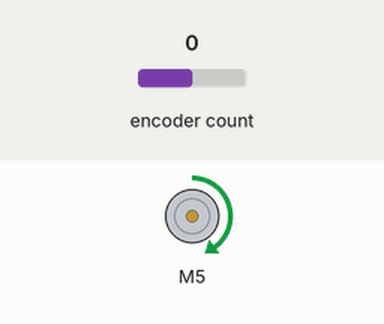
The sketch below on a simulated Arduino Uno, built with avr-gcc and run on an emulated ATmega328P. Shown: DC motor (green arrow = forward, orange = backward, longer = faster). Inputs (shaded band) come from the test bench; at power-on: encoder count 0. What the sketch prints to the serial monitor is not drawn.

Above: at 1.2 s.
1.3 s: encoder count set to 1
Timing chart, 0 to 4.3 s (numbered marks = the images above; inputs shaded):
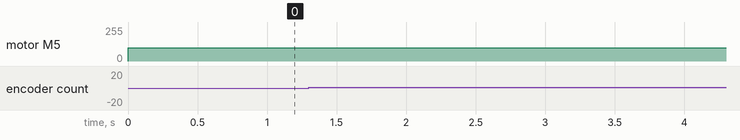

Measured:
- after the input at 1.3 s, every drawn part: stays the same

The sketch:

motor_control.ino
```cpp
#include <L298N.h>
#include <Rotary.h>

// Pin definition
#define encA 8
#define encB 9

#define EN 3
#define IN1 5
#define IN2 6

// With Enable pin to control speed
L298N motor(EN, IN1, IN2);

// Encoder
int counter = 0;
Rotary rotary = Rotary(encA, encB);

// "PID"
int target = 60;
int minPower = 250;
int error = 100;
const double kP = 25.0;
int output;

int getPos(){
  return -counter;
}

void logData(){
  Serial.println(getPos());
  Serial.print("error: ");
  Serial.print(error);
  Serial.print(" output: ");
  Serial.println(output);
}

void handleEnc(){
  unsigned char result = rotary.process();
  if (result == DIR_CW) {
    counter++;
    logData();
  }
  else if (result == DIR_CCW) {
    counter--;
    logData();
  }

}

enum class StateTypes{
  loading,
  ready,  // loaded
  slapping
};

StateTypes state = StateTypes::loading;

void handlePID(){
  error = target - getPos();
  output = kP*error;

  switch(state){
    case StateTypes::loading:
      handleMovement();
      break;
    case StateTypes::ready:
      if(Serial.available()){ // Slap
        Serial.read();
        Serial.println("Slapped!");
        motor.forward();
        motor.setSpeed(255);
        delay(200);
        motor.stop();
        state = StateTypes::slapping;
      }
      break;
    case StateTypes::slapping:
      if(error > 30){
        motor.forward();
        state = StateTypes::loading;
      }
      break;
  }
  // if(loading){
  //   handleMovement();
  // }
  // else{
  //   if(Serial.available()){ // Slap
  //     Serial.read();
  //     Serial.println("Slapped!");
  //     motor.forward();
  //     motor.setSpeed(255);
  //     delay(200);
  //     motor.stop();
  //     motor.forward();
  //     loading = true;
  //   }
  // }
  // Data logging


}

void handleMovement(){

  if(error < 2){
    motor.stop();

    Serial.println("Target Reached!");
    state = StateTypes::ready;
  }
  else {
    if(output < minPower) output = minPower;
    // motor.forward();
    motor.setSpeed(output);
    // p();
  }
}

void setup() {
  motor.forward();
  // motor.setSpeed(200);

  Serial.begin(9600);

}

int printTime = millis();

void p(){
  if (millis() - printTime > 100){
    Serial.print("ACC OUTPUT: ");
    Serial.println(output);
    printTime = millis();
  }
}

void loop() {
  // motor.stop();

  // if(Serial.available()){
  //   Serial.read();
  //   motor.forward();
  //   motor.setSpeed(255);
  //   delay(200);
  //   motor.stop();

  // }
  // delay(100);

  handleEnc();
  handlePID();
  // handleMovement();

}
```
